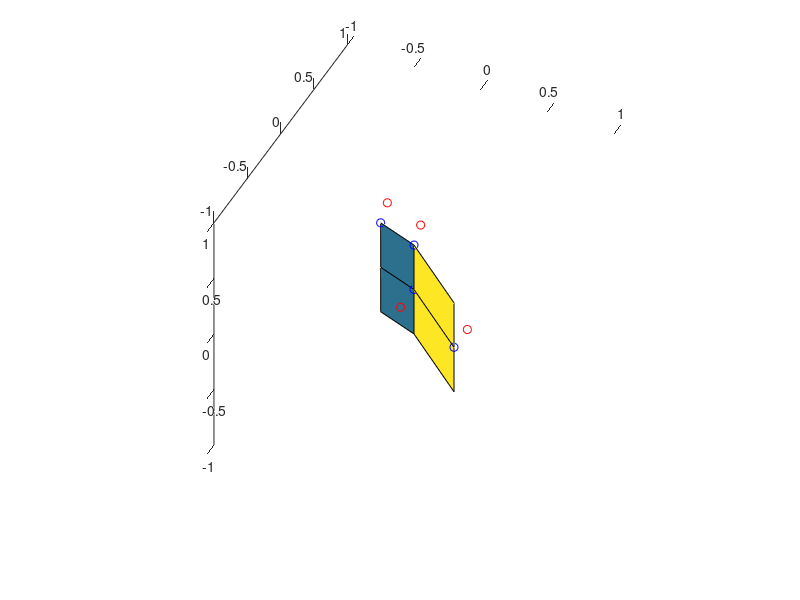

MATLAB code for this plot: (Note: this script raises an error after producing the figure.)
% Show TPS interpolation and deformation given a minimum number (4) of control
% points.

figure(1); clf; hold on;
axis equal;
axis([-1 1 -1 1 -1 1]);
set(gcf, 'renderer', 'opengl');
set(gca, 'CameraPosition', [-400 400 200]);

X = [[-0.4 -0.4 -0.4]; [0    0   0]; [ 0.1  0.1  0.1]];
Y = [[-0.4    0  0.4]; [-0.4 0 0.4]; [-0.4  0    0.4]];
Z = [[0.5   0.5  0.5]; [0    0   0]; [-0.3 -0.3 -0.3]];

control_points = [[0 0 0]; [-0.4 0 0.5]; [0 0.4 0]; [0.1 0.4 -0.3]];
displacements = [[-0.2 0 0]; [0.2 0 0]; [0.1 0.1 0]; [0.1 0.1 0]];

surface(X, Y, Z);

drawPoint3d(control_points, 'color', 'blue');
drawPoint3d(control_points + displacements, 'color', 'red');

[mapping_coeffs, poly_coeffs] = ...
    find_tps_coefficients(control_points, displacements);

[fX, fY, fZ] = deform_surface_tps(X, Y, Z, control_points, mapping_coeffs, poly_coeffs);

surface(fX, fY, fZ);
